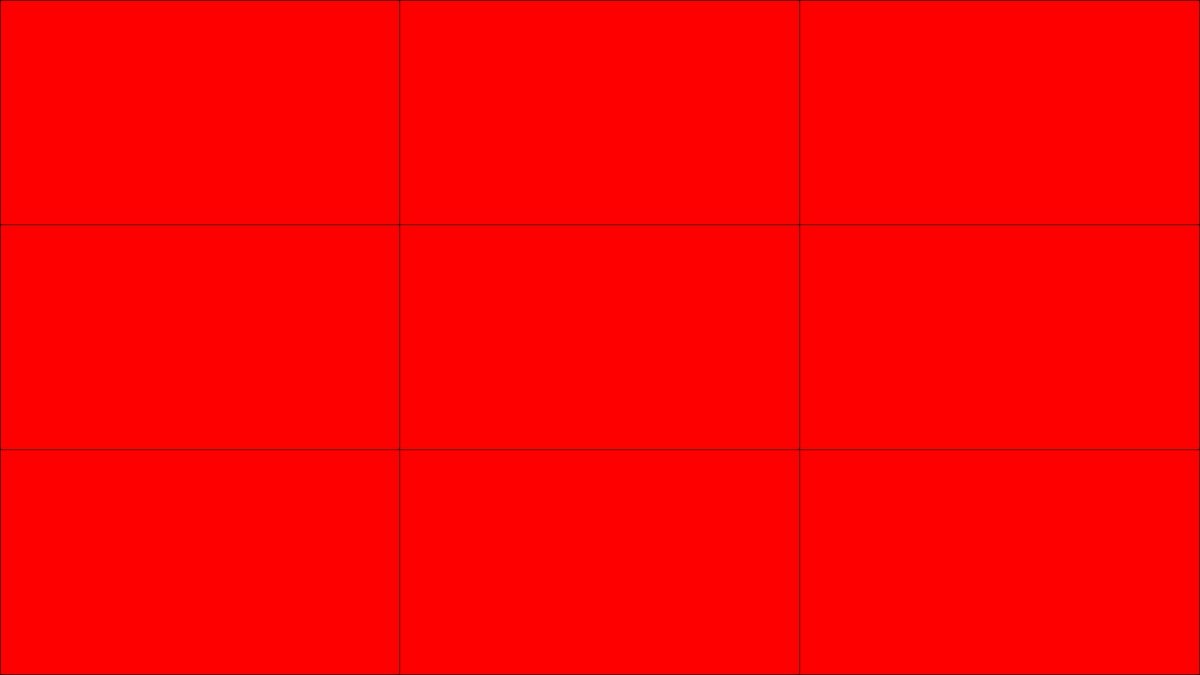
Frame 1 (no input)
Frame 60 (the mouse pressed at the canvas centre just before this capture): identical to frame 1, image omitted
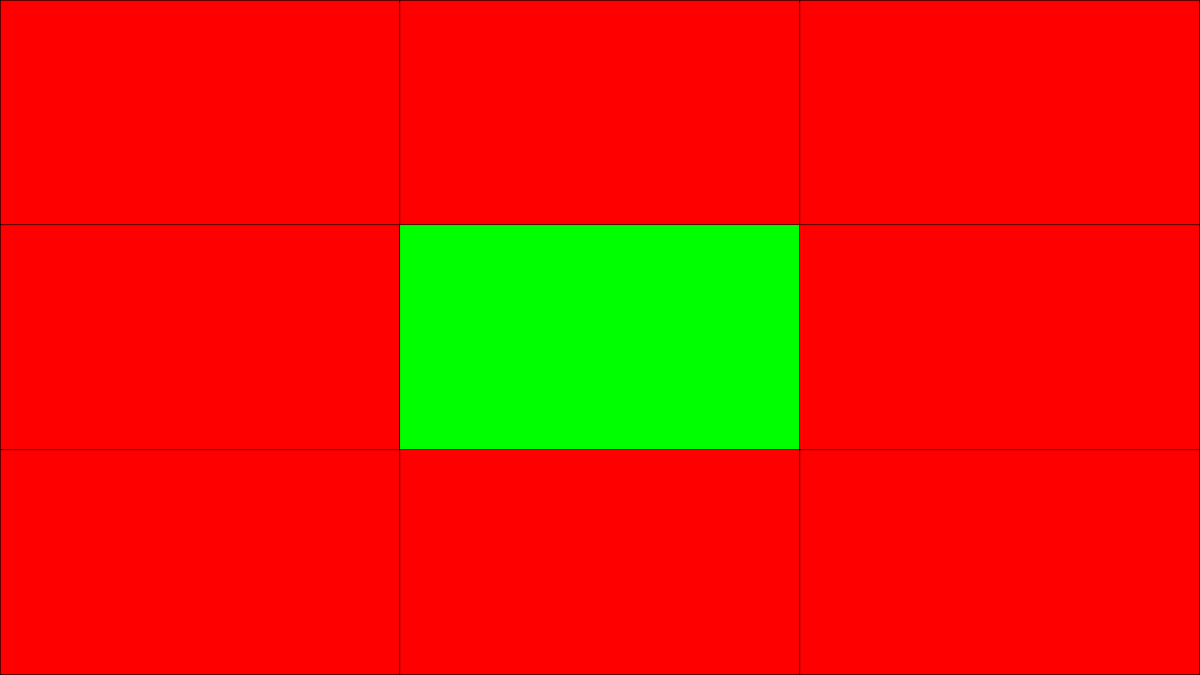
Frame 120 (the mouse held since frame 60 and released just before this capture)

The Processing sketch that drew these frames (run headless with seeded random() and noise(); from frame 60 on, the mouse is pressed at the canvas centre):

// Processing sketch: Sound_Experiment
// ── Sound_Experiment.pde
Zone[] zone = new Zone[9];

void setup()
{

  //fullScreen();
  size(1920, 1080);

  //Top
  zone[0]= new Zone(0, 0, width*0.3333, height*0.3333);
  zone[1]= new Zone(width*0.3333, 0, width*0.3333, height*0.3333);
  zone[2]= new Zone(width*0.6666, 0, width*0.3333, height*0.3333);

  zone[3]= new Zone(0, height*0.3333, width*0.3333, height*0.3333);
  zone[4]= new Zone(width*0.3333, height*0.3333, width*0.3333, height*0.3333);
  zone[5]= new Zone(width*0.6666, height*0.3333, width*0.3333, height*0.3333);

  zone[6]= new Zone(0, height*0.6666, width*0.3333, height*0.3333);
  zone[7]= new Zone(width*0.3333, height*0.6666, width*0.3333, height*0.3333);
  zone[8]= new Zone(width*0.6666, height*0.6666, width*0.3333, height*0.3333);
}

void draw()
{
  for (int i = 0; i < 9; i++) {
    zone[i].update();
    zone[i].display();
  }
}
// ── Zone.pde


class Zone {

  final float x1;
  final float x2;
  final float y1;
  final float y2;

  boolean hovered;

  Zone(float x1temp, float y1temp, float x2temp, float y2temp) {

    this.x1 = x1temp;
    this.x2 = x2temp;
    this.y1 = y1temp;
    this.y2 = y2temp;
  }

  void display() {

    if (this.hovered) {
      fill(0, 255, 0);
    } else {
      fill(255, 0, 0);
    }  
    rect(this.x1, this.y1, this.x2, this.y2);
  }

  void update() {

    if (mouseX>this.x1 && mouseY >= this.y1
      &&mouseX<this.x1+(width*0.3333)&&mouseY<this.y1+(height*0.3333)) {
      this.hovered=true;
    } else {
      this.hovered=false;
    }
    
  }
  
}
